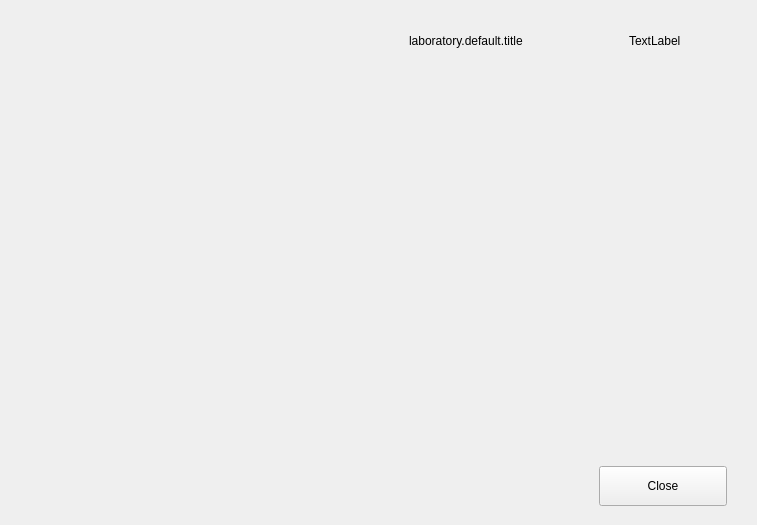
<?xml version="1.0" encoding="UTF-8"?>
<ui version="4.0">
 <class>PLSLaboratory</class>
 <widget class="QWidget" name="PLSLaboratory">
  <property name="geometry">
   <rect>
    <x>0</x>
    <y>0</y>
    <width>757</width>
    <height>525</height>
   </rect>
  </property>
  <property name="windowTitle">
   <string>Dialog</string>
  </property>
  <layout class="QVBoxLayout" name="verticalLayout_3" stretch="1,0,0">
   <property name="spacing">
    <number>0</number>
   </property>
   <property name="leftMargin">
    <number>0</number>
   </property>
   <property name="topMargin">
    <number>0</number>
   </property>
   <property name="rightMargin">
    <number>0</number>
   </property>
   <property name="bottomMargin">
    <number>0</number>
   </property>
   <item>
    <layout class="QHBoxLayout" name="horizontalLayout_3" stretch="0,0,0">
     <property name="spacing">
      <number>0</number>
     </property>
     <property name="rightMargin">
      <number>0</number>
     </property>
     <item>
      <widget class="QFrame" name="frame_labList">
       <property name="lineWidth">
        <number>0</number>
       </property>
       <layout class="QVBoxLayout" name="verticalLayout_5" stretch="0">
        <property name="spacing">
         <number>0</number>
        </property>
        <property name="sizeConstraint">
         <enum>QLayout::SetDefaultConstraint</enum>
        </property>
        <property name="leftMargin">
         <number>0</number>
        </property>
        <property name="topMargin">
         <number>0</number>
        </property>
        <property name="rightMargin">
         <number>0</number>
        </property>
        <property name="bottomMargin">
         <number>0</number>
        </property>
        <item>
         <widget class="QScrollArea" name="scrollArea">
          <property name="frameShape">
           <enum>QFrame::NoFrame</enum>
          </property>
          <property name="lineWidth">
           <number>0</number>
          </property>
          <property name="horizontalScrollBarPolicy">
           <enum>Qt::ScrollBarAlwaysOff</enum>
          </property>
          <property name="widgetResizable">
           <bool>true</bool>
          </property>
          <widget class="QWidget" name="scrollAreaWidgetContents">
           <property name="geometry">
            <rect>
             <x>0</x>
             <y>0</y>
             <width>377</width>
             <height>444</height>
            </rect>
           </property>
           <layout class="QVBoxLayout" name="verticalLayout_6">
            <property name="spacing">
             <number>0</number>
            </property>
            <property name="leftMargin">
             <number>0</number>
            </property>
            <property name="topMargin">
             <number>0</number>
            </property>
            <property name="rightMargin">
             <number>0</number>
            </property>
            <property name="bottomMargin">
             <number>0</number>
            </property>
           </layout>
          </widget>
         </widget>
        </item>
       </layout>
      </widget>
     </item>
     <item>
      <widget class="QLabel" name="lineView">
       <property name="minimumSize">
        <size>
         <width>1</width>
         <height>0</height>
        </size>
       </property>
       <property name="maximumSize">
        <size>
         <width>1</width>
         <height>16777215</height>
        </size>
       </property>
       <property name="autoFillBackground">
        <bool>false</bool>
       </property>
       <property name="text">
        <string/>
       </property>
      </widget>
     </item>
     <item>
      <layout class="QVBoxLayout" name="verticalLayout_2">
       <property name="spacing">
        <number>18</number>
       </property>
       <property name="leftMargin">
        <number>30</number>
       </property>
       <property name="topMargin">
        <number>30</number>
       </property>
       <property name="rightMargin">
        <number>30</number>
       </property>
       <property name="bottomMargin">
        <number>10</number>
       </property>
       <item>
        <layout class="QHBoxLayout" name="horizontalLayout_2">
         <property name="spacing">
          <number>0</number>
         </property>
         <item alignment="Qt::AlignVCenter">
          <widget class="QLabel" name="labTitleLabel">
           <property name="text">
            <string>laboratory.default.title</string>
           </property>
           <property name="alignment">
            <set>Qt::AlignLeading|Qt::AlignLeft|Qt::AlignTop</set>
           </property>
          </widget>
         </item>
         <item>
          <spacer name="horizontalSpacer_3">
           <property name="orientation">
            <enum>Qt::Horizontal</enum>
           </property>
           <property name="sizeHint" stdset="0">
            <size>
             <width>40</width>
             <height>20</height>
            </size>
           </property>
          </spacer>
         </item>
         <item alignment="Qt::AlignVCenter">
          <widget class="QLabel" name="openLabel">
           <property name="text">
            <string>TextLabel</string>
           </property>
           <property name="alignment">
            <set>Qt::AlignLeading|Qt::AlignLeft|Qt::AlignTop</set>
           </property>
          </widget>
         </item>
         <item>
          <spacer name="horizontalSpacer">
           <property name="orientation">
            <enum>Qt::Horizontal</enum>
           </property>
           <property name="sizeType">
            <enum>QSizePolicy::Fixed</enum>
           </property>
           <property name="sizeHint" stdset="0">
            <size>
             <width>6</width>
             <height>0</height>
            </size>
           </property>
          </spacer>
         </item>
         <item alignment="Qt::AlignVCenter">
          <widget class="QPushButton" name="openButton">
           <property name="text">
            <string/>
           </property>
           <property name="flat">
            <bool>true</bool>
           </property>
          </widget>
         </item>
        </layout>
       </item>
       <item>
        <widget class="QStackedWidget" name="stackedWidget">
         <property name="currentIndex">
          <number>1</number>
         </property>
         <widget class="QWidget" name="page">
          <layout class="QVBoxLayout" name="verticalLayout" stretch="0,0">
           <property name="spacing">
            <number>0</number>
           </property>
           <property name="leftMargin">
            <number>0</number>
           </property>
           <property name="topMargin">
            <number>0</number>
           </property>
           <property name="rightMargin">
            <number>0</number>
           </property>
           <property name="bottomMargin">
            <number>0</number>
           </property>
           <item>
            <widget class="QTextEdit" name="defaultDescLabel">
             <property name="sizePolicy">
              <sizepolicy hsizetype="Expanding" vsizetype="Preferred">
               <horstretch>0</horstretch>
               <verstretch>0</verstretch>
              </sizepolicy>
             </property>
             <property name="readOnly">
              <bool>true</bool>
             </property>
             <property name="acceptRichText">
              <bool>false</bool>
             </property>
             <property name="textInteractionFlags">
              <set>Qt::NoTextInteraction</set>
             </property>
            </widget>
           </item>
           <item>
            <spacer name="verticalSpacer_2">
             <property name="orientation">
              <enum>Qt::Vertical</enum>
             </property>
             <property name="sizeHint" stdset="0">
              <size>
               <width>20</width>
               <height>115</height>
              </size>
             </property>
            </spacer>
           </item>
          </layout>
         </widget>
         <widget class="QWidget" name="page_2">
          <layout class="QVBoxLayout" name="verticalLayout_4">
           <property name="spacing">
            <number>0</number>
           </property>
           <property name="leftMargin">
            <number>30</number>
           </property>
           <property name="topMargin">
            <number>0</number>
           </property>
           <property name="rightMargin">
            <number>30</number>
           </property>
           <property name="bottomMargin">
            <number>10</number>
           </property>
          </layout>
         </widget>
        </widget>
       </item>
      </layout>
     </item>
    </layout>
   </item>
   <item>
    <widget class="QLabel" name="lineView1">
     <property name="minimumSize">
      <size>
       <width>0</width>
       <height>1</height>
      </size>
     </property>
     <property name="maximumSize">
      <size>
       <width>16777215</width>
       <height>1</height>
      </size>
     </property>
     <property name="autoFillBackground">
      <bool>false</bool>
     </property>
     <property name="text">
      <string/>
     </property>
    </widget>
   </item>
   <item>
    <layout class="QHBoxLayout" name="horizontalLayout_4">
     <property name="spacing">
      <number>0</number>
     </property>
     <property name="topMargin">
      <number>19</number>
     </property>
     <property name="bottomMargin">
      <number>19</number>
     </property>
     <item>
      <spacer name="horizontalSpacer_5">
       <property name="orientation">
        <enum>Qt::Horizontal</enum>
       </property>
       <property name="sizeHint" stdset="0">
        <size>
         <width>40</width>
         <height>20</height>
        </size>
       </property>
      </spacer>
     </item>
     <item>
      <widget class="QPushButton" name="closeButton">
       <property name="minimumSize">
        <size>
         <width>128</width>
         <height>40</height>
        </size>
       </property>
       <property name="maximumSize">
        <size>
         <width>128</width>
         <height>40</height>
        </size>
       </property>
       <property name="text">
        <string>Close</string>
       </property>
      </widget>
     </item>
     <item>
      <spacer name="horizontalSpacer_4">
       <property name="orientation">
        <enum>Qt::Horizontal</enum>
       </property>
       <property name="sizeType">
        <enum>QSizePolicy::Fixed</enum>
       </property>
       <property name="sizeHint" stdset="0">
        <size>
         <width>30</width>
         <height>20</height>
        </size>
       </property>
      </spacer>
     </item>
    </layout>
   </item>
  </layout>
 </widget>
 <resources/>
 <connections/>
</ui>
